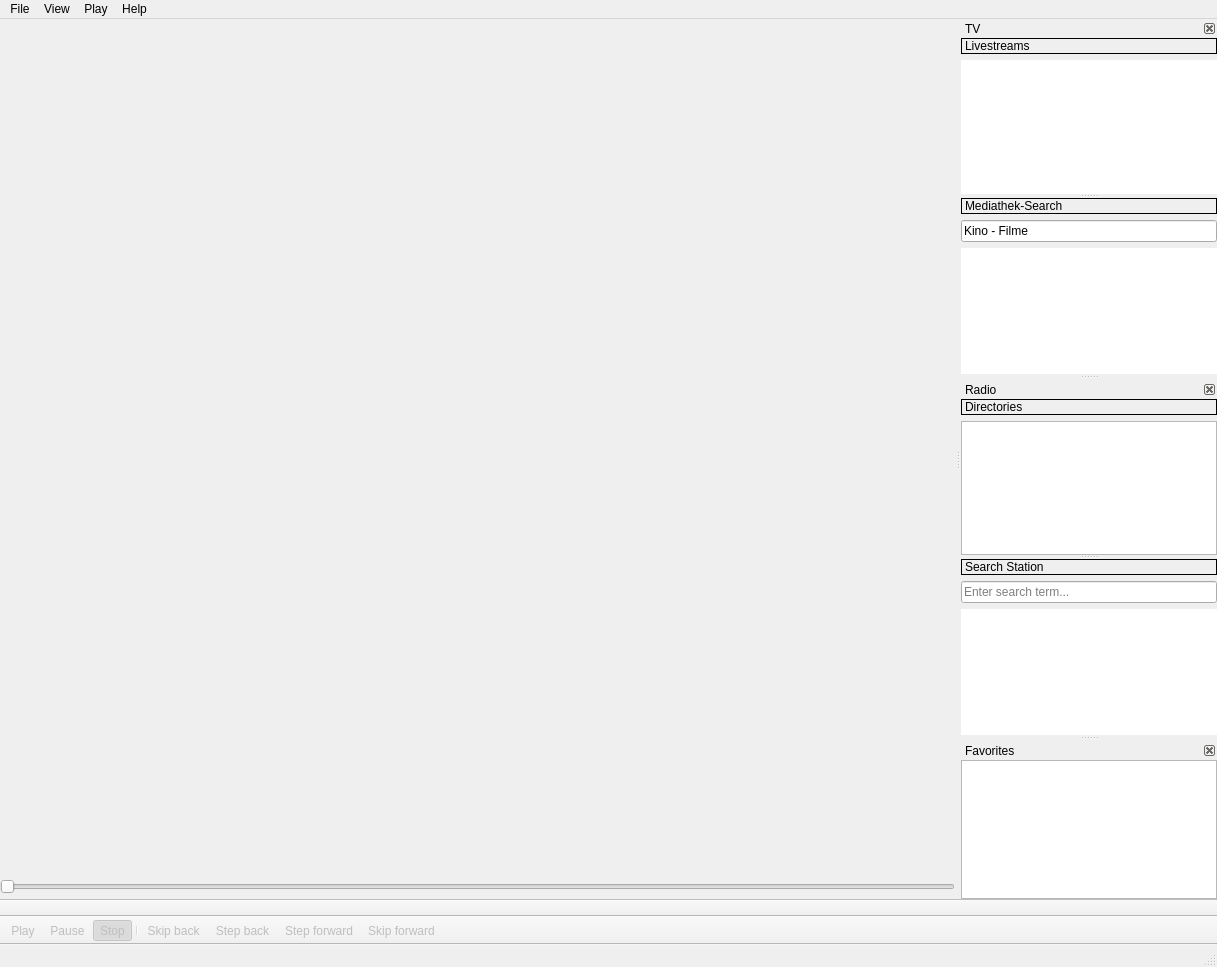
<?xml version="1.0" encoding="UTF-8"?>
<ui version="4.0">
 <class>MainWindow</class>
 <widget class="QMainWindow" name="MainWindow">
  <property name="geometry">
   <rect>
    <x>0</x>
    <y>0</y>
    <width>1217</width>
    <height>967</height>
   </rect>
  </property>
  <property name="minimumSize">
   <size>
    <width>380</width>
    <height>100</height>
   </size>
  </property>
  <property name="contextMenuPolicy">
   <enum>Qt::ActionsContextMenu</enum>
  </property>
  <property name="acceptDrops">
   <bool>true</bool>
  </property>
  <property name="windowTitle">
   <string>MediaPlayerSE</string>
  </property>
  <property name="windowIcon">
   <iconset resource="icons/main.qrc">
    <normaloff>:/icons/app.png</normaloff>:/icons/app.png</iconset>
  </property>
  <widget class="QWidget" name="centralwidget">
   <layout class="QVBoxLayout" name="verticalLayout">
    <property name="spacing">
     <number>0</number>
    </property>
    <property name="leftMargin">
     <number>0</number>
    </property>
    <property name="topMargin">
     <number>0</number>
    </property>
    <property name="rightMargin">
     <number>0</number>
    </property>
    <property name="bottomMargin">
     <number>0</number>
    </property>
    <item>
     <widget class="VideoWidget" name="video_widget" native="true">
      <property name="enabled">
       <bool>true</bool>
      </property>
     </widget>
    </item>
    <item>
     <widget class="ClickableSlider" name="slider_time">
      <property name="enabled">
       <bool>false</bool>
      </property>
      <property name="minimumSize">
       <size>
        <width>0</width>
        <height>24</height>
       </size>
      </property>
      <property name="maximum">
       <number>10000</number>
      </property>
      <property name="orientation">
       <enum>Qt::Horizontal</enum>
      </property>
     </widget>
    </item>
   </layout>
  </widget>
  <widget class="QMenuBar" name="menubar">
   <property name="geometry">
    <rect>
     <x>0</x>
     <y>0</y>
     <width>1217</width>
     <height>21</height>
    </rect>
   </property>
   <widget class="QMenu" name="menuFile">
    <property name="title">
     <string>File</string>
    </property>
    <addaction name="action_open"/>
    <addaction name="action_open_url"/>
    <addaction name="action_close"/>
    <addaction name="separator"/>
    <addaction name="action_show_media_infos"/>
    <addaction name="separator"/>
    <addaction name="action_add_to_favorites"/>
    <addaction name="separator"/>
    <addaction name="action_quit"/>
   </widget>
   <widget class="QMenu" name="menuView">
    <property name="title">
     <string>View</string>
    </property>
    <addaction name="action_toggle_fullscreen"/>
    <addaction name="separator"/>
    <addaction name="action_radio"/>
    <addaction name="action_tv"/>
    <addaction name="action_favorites"/>
   </widget>
   <widget class="QMenu" name="menuPlay">
    <property name="title">
     <string>Play</string>
    </property>
    <addaction name="action_toggle_play"/>
    <addaction name="separator"/>
    <addaction name="action_step_forward"/>
    <addaction name="action_step_back"/>
    <addaction name="separator"/>
    <addaction name="action_skip_forward"/>
    <addaction name="action_skip_back"/>
    <addaction name="separator"/>
    <addaction name="action_volume_up"/>
    <addaction name="action_volume_down"/>
    <addaction name="action_toggle_mute"/>
   </widget>
   <widget class="QMenu" name="menuHelp">
    <property name="title">
     <string>Help</string>
    </property>
    <addaction name="action_about"/>
   </widget>
   <addaction name="menuFile"/>
   <addaction name="menuView"/>
   <addaction name="menuPlay"/>
   <addaction name="menuHelp"/>
  </widget>
  <widget class="QStatusBar" name="statusbar"/>
  <widget class="QToolBar" name="toolBar">
   <property name="windowTitle">
    <string>toolBar</string>
   </property>
   <property name="movable">
    <bool>false</bool>
   </property>
   <property name="allowedAreas">
    <set>Qt::BottomToolBarArea</set>
   </property>
   <attribute name="toolBarArea">
    <enum>BottomToolBarArea</enum>
   </attribute>
   <attribute name="toolBarBreak">
    <bool>false</bool>
   </attribute>
   <addaction name="action_play"/>
   <addaction name="action_pause"/>
   <addaction name="action_stop"/>
   <addaction name="separator"/>
   <addaction name="action_skip_back"/>
   <addaction name="action_step_back"/>
   <addaction name="action_step_forward"/>
   <addaction name="action_skip_forward"/>
  </widget>
  <widget class="QDockWidget" name="dockWidgetTV">
   <property name="features">
    <set>QDockWidget::DockWidgetClosable</set>
   </property>
   <property name="windowTitle">
    <string>TV</string>
   </property>
   <attribute name="dockWidgetArea">
    <number>2</number>
   </attribute>
   <widget class="QWidget" name="dockWidgetContents">
    <layout class="QVBoxLayout" name="verticalLayout_7">
     <property name="leftMargin">
      <number>0</number>
     </property>
     <property name="topMargin">
      <number>0</number>
     </property>
     <property name="rightMargin">
      <number>0</number>
     </property>
     <property name="bottomMargin">
      <number>0</number>
     </property>
     <item>
      <widget class="QSplitter" name="splitterTV">
       <property name="orientation">
        <enum>Qt::Vertical</enum>
       </property>
       <widget class="QWidget" name="verticalLayoutWidget_4">
        <layout class="QVBoxLayout" name="verticalLayout_3">
         <item>
          <widget class="QLabel" name="label_3">
           <property name="autoFillBackground">
            <bool>true</bool>
           </property>
           <property name="frameShape">
            <enum>QFrame::Box</enum>
           </property>
           <property name="text">
            <string>Livestreams</string>
           </property>
          </widget>
         </item>
         <item>
          <widget class="QListWidget" name="listWidgetTVLivestreams">
           <property name="frameShape">
            <enum>QFrame::NoFrame</enum>
           </property>
           <property name="frameShadow">
            <enum>QFrame::Plain</enum>
           </property>
           <property name="editTriggers">
            <set>QAbstractItemView::NoEditTriggers</set>
           </property>
           <property name="sortingEnabled">
            <bool>true</bool>
           </property>
          </widget>
         </item>
        </layout>
       </widget>
       <widget class="QWidget" name="verticalLayoutWidget_2">
        <layout class="QVBoxLayout" name="verticalLayout_2">
         <item>
          <widget class="QLabel" name="label_2">
           <property name="autoFillBackground">
            <bool>true</bool>
           </property>
           <property name="frameShape">
            <enum>QFrame::Box</enum>
           </property>
           <property name="text">
            <string>Mediathek-Search</string>
           </property>
          </widget>
         </item>
         <item>
          <widget class="QLineEdit" name="lineEditTVSearch">
           <property name="text">
            <string>Kino - Filme</string>
           </property>
           <property name="placeholderText">
            <string>Enter search term...</string>
           </property>
          </widget>
         </item>
         <item>
          <widget class="QListWidget" name="listWidgetTVSearchResults">
           <property name="frameShape">
            <enum>QFrame::NoFrame</enum>
           </property>
           <property name="sortingEnabled">
            <bool>true</bool>
           </property>
          </widget>
         </item>
        </layout>
       </widget>
      </widget>
     </item>
    </layout>
   </widget>
  </widget>
  <widget class="QToolBar" name="toolBarSlider">
   <property name="windowTitle">
    <string>toolBar_2</string>
   </property>
   <property name="movable">
    <bool>false</bool>
   </property>
   <property name="allowedAreas">
    <set>Qt::BottomToolBarArea</set>
   </property>
   <property name="floatable">
    <bool>false</bool>
   </property>
   <attribute name="toolBarArea">
    <enum>BottomToolBarArea</enum>
   </attribute>
   <attribute name="toolBarBreak">
    <bool>true</bool>
   </attribute>
  </widget>
  <widget class="QDockWidget" name="dockWidgetRadio">
   <property name="features">
    <set>QDockWidget::DockWidgetClosable</set>
   </property>
   <property name="allowedAreas">
    <set>Qt::RightDockWidgetArea</set>
   </property>
   <property name="windowTitle">
    <string>Radio</string>
   </property>
   <attribute name="dockWidgetArea">
    <number>2</number>
   </attribute>
   <widget class="QWidget" name="dockWidgetContents_3">
    <layout class="QVBoxLayout" name="verticalLayout_6">
     <property name="leftMargin">
      <number>0</number>
     </property>
     <property name="topMargin">
      <number>0</number>
     </property>
     <property name="rightMargin">
      <number>0</number>
     </property>
     <property name="bottomMargin">
      <number>0</number>
     </property>
     <item>
      <widget class="QSplitter" name="splitterRadio">
       <property name="orientation">
        <enum>Qt::Vertical</enum>
       </property>
       <widget class="QWidget" name="verticalLayoutWidget_3">
        <layout class="QVBoxLayout" name="verticalLayout_5">
         <item>
          <widget class="QLabel" name="label_4">
           <property name="autoFillBackground">
            <bool>true</bool>
           </property>
           <property name="frameShape">
            <enum>QFrame::Box</enum>
           </property>
           <property name="text">
            <string>Directories</string>
           </property>
          </widget>
         </item>
         <item>
          <widget class="QTreeWidget" name="treeWidgetRadioDirectories">
           <property name="sortingEnabled">
            <bool>true</bool>
           </property>
           <attribute name="headerVisible">
            <bool>false</bool>
           </attribute>
           <column>
            <property name="text">
             <string notr="true">1</string>
            </property>
           </column>
          </widget>
         </item>
        </layout>
       </widget>
       <widget class="QWidget" name="verticalLayoutWidget">
        <layout class="QVBoxLayout" name="verticalLayout_4">
         <item>
          <widget class="QLabel" name="label">
           <property name="autoFillBackground">
            <bool>true</bool>
           </property>
           <property name="frameShape">
            <enum>QFrame::Box</enum>
           </property>
           <property name="text">
            <string>Search Station</string>
           </property>
          </widget>
         </item>
         <item>
          <widget class="QLineEdit" name="lineEditRadioSearch">
           <property name="placeholderText">
            <string>Enter search term...</string>
           </property>
          </widget>
         </item>
         <item>
          <widget class="QListWidget" name="listWidgetRadioSearchResults">
           <property name="frameShape">
            <enum>QFrame::NoFrame</enum>
           </property>
           <property name="sortingEnabled">
            <bool>true</bool>
           </property>
          </widget>
         </item>
        </layout>
       </widget>
      </widget>
     </item>
    </layout>
   </widget>
  </widget>
  <widget class="QDockWidget" name="dockWidgetFavorites">
   <property name="features">
    <set>QDockWidget::DockWidgetClosable</set>
   </property>
   <property name="allowedAreas">
    <set>Qt::RightDockWidgetArea</set>
   </property>
   <property name="windowTitle">
    <string>Favorites</string>
   </property>
   <attribute name="dockWidgetArea">
    <number>2</number>
   </attribute>
   <widget class="QWidget" name="dockWidgetContents_4">
    <layout class="QVBoxLayout" name="verticalLayout_8">
     <property name="leftMargin">
      <number>0</number>
     </property>
     <property name="topMargin">
      <number>0</number>
     </property>
     <property name="rightMargin">
      <number>0</number>
     </property>
     <property name="bottomMargin">
      <number>0</number>
     </property>
     <item>
      <widget class="QListWidget" name="listWidgetFavorites">
       <property name="contextMenuPolicy">
        <enum>Qt::CustomContextMenu</enum>
       </property>
       <property name="editTriggers">
        <set>QAbstractItemView::EditKeyPressed|QAbstractItemView::SelectedClicked</set>
       </property>
       <property name="sortingEnabled">
        <bool>true</bool>
       </property>
      </widget>
     </item>
    </layout>
   </widget>
  </widget>
  <action name="action_open">
   <property name="text">
    <string>&amp;Open Media File...</string>
   </property>
   <property name="shortcut">
    <string>Ctrl+O</string>
   </property>
   <property name="shortcutContext">
    <enum>Qt::ApplicationShortcut</enum>
   </property>
  </action>
  <action name="action_close">
   <property name="enabled">
    <bool>false</bool>
   </property>
   <property name="text">
    <string>&amp;Close</string>
   </property>
   <property name="shortcut">
    <string>Ctrl+W</string>
   </property>
   <property name="shortcutContext">
    <enum>Qt::ApplicationShortcut</enum>
   </property>
  </action>
  <action name="action_quit">
   <property name="text">
    <string>&amp;Quit</string>
   </property>
  </action>
  <action name="action_toggle_fullscreen">
   <property name="enabled">
    <bool>false</bool>
   </property>
   <property name="text">
    <string>Fullscreen</string>
   </property>
   <property name="shortcut">
    <string>F11</string>
   </property>
   <property name="shortcutContext">
    <enum>Qt::ApplicationShortcut</enum>
   </property>
  </action>
  <action name="action_toggle_play">
   <property name="enabled">
    <bool>false</bool>
   </property>
   <property name="text">
    <string>Play/Pause</string>
   </property>
   <property name="shortcut">
    <string>Space</string>
   </property>
   <property name="shortcutContext">
    <enum>Qt::ApplicationShortcut</enum>
   </property>
   <property name="autoRepeat">
    <bool>false</bool>
   </property>
  </action>
  <action name="action_volume_up">
   <property name="text">
    <string>Volume up</string>
   </property>
   <property name="shortcut">
    <string>Up</string>
   </property>
   <property name="shortcutContext">
    <enum>Qt::ApplicationShortcut</enum>
   </property>
  </action>
  <action name="action_volume_down">
   <property name="text">
    <string>Volume down</string>
   </property>
   <property name="shortcut">
    <string>Down</string>
   </property>
   <property name="shortcutContext">
    <enum>Qt::ApplicationShortcut</enum>
   </property>
  </action>
  <action name="action_toggle_mute">
   <property name="checkable">
    <bool>true</bool>
   </property>
   <property name="icon">
    <iconset resource="icons/main.qrc">
     <normaloff>:/icons/volume.png</normaloff>
     <normalon>:/icons/volume_mute.png</normalon>:/icons/volume.png</iconset>
   </property>
   <property name="text">
    <string>Mute/Unmute</string>
   </property>
   <property name="shortcut">
    <string>M</string>
   </property>
   <property name="shortcutContext">
    <enum>Qt::ApplicationShortcut</enum>
   </property>
  </action>
  <action name="action_about">
   <property name="text">
    <string>&amp;About</string>
   </property>
   <property name="shortcut">
    <string>F1</string>
   </property>
   <property name="shortcutContext">
    <enum>Qt::ApplicationShortcut</enum>
   </property>
  </action>
  <action name="action_play">
   <property name="checkable">
    <bool>true</bool>
   </property>
   <property name="enabled">
    <bool>false</bool>
   </property>
   <property name="icon">
    <iconset resource="icons/main.qrc">
     <normaloff>:/icons/play.png</normaloff>:/icons/play.png</iconset>
   </property>
   <property name="text">
    <string>Play</string>
   </property>
  </action>
  <action name="action_pause">
   <property name="checkable">
    <bool>true</bool>
   </property>
   <property name="enabled">
    <bool>false</bool>
   </property>
   <property name="icon">
    <iconset resource="icons/main.qrc">
     <normaloff>:/icons/pause.png</normaloff>:/icons/pause.png</iconset>
   </property>
   <property name="text">
    <string>Pause</string>
   </property>
  </action>
  <action name="action_stop">
   <property name="checkable">
    <bool>true</bool>
   </property>
   <property name="checked">
    <bool>true</bool>
   </property>
   <property name="enabled">
    <bool>false</bool>
   </property>
   <property name="icon">
    <iconset resource="icons/main.qrc">
     <normaloff>:/icons/stop.png</normaloff>:/icons/stop.png</iconset>
   </property>
   <property name="text">
    <string>Stop</string>
   </property>
  </action>
  <action name="action_step_back">
   <property name="enabled">
    <bool>false</bool>
   </property>
   <property name="icon">
    <iconset resource="icons/main.qrc">
     <normaloff>:/icons/step_back.png</normaloff>:/icons/step_back.png</iconset>
   </property>
   <property name="text">
    <string>Step back</string>
   </property>
   <property name="shortcut">
    <string>Left</string>
   </property>
   <property name="shortcutContext">
    <enum>Qt::ApplicationShortcut</enum>
   </property>
  </action>
  <action name="action_step_forward">
   <property name="enabled">
    <bool>false</bool>
   </property>
   <property name="icon">
    <iconset resource="icons/main.qrc">
     <normaloff>:/icons/step_forward.png</normaloff>:/icons/step_forward.png</iconset>
   </property>
   <property name="text">
    <string>Step forward</string>
   </property>
   <property name="shortcut">
    <string>Right</string>
   </property>
   <property name="shortcutContext">
    <enum>Qt::ApplicationShortcut</enum>
   </property>
  </action>
  <action name="action_skip_back">
   <property name="enabled">
    <bool>false</bool>
   </property>
   <property name="icon">
    <iconset resource="icons/main.qrc">
     <normaloff>:/icons/skip_back.png</normaloff>:/icons/skip_back.png</iconset>
   </property>
   <property name="text">
    <string>Skip back</string>
   </property>
   <property name="shortcut">
    <string>Shift+Left</string>
   </property>
   <property name="shortcutContext">
    <enum>Qt::ApplicationShortcut</enum>
   </property>
  </action>
  <action name="action_skip_forward">
   <property name="enabled">
    <bool>false</bool>
   </property>
   <property name="icon">
    <iconset resource="icons/main.qrc">
     <normaloff>:/icons/skip_forward.png</normaloff>:/icons/skip_forward.png</iconset>
   </property>
   <property name="text">
    <string>Skip forward</string>
   </property>
   <property name="shortcut">
    <string>Shift+Right</string>
   </property>
   <property name="shortcutContext">
    <enum>Qt::ApplicationShortcut</enum>
   </property>
  </action>
  <action name="action_toggle_show_msecs">
   <property name="checkable">
    <bool>true</bool>
   </property>
   <property name="text">
    <string>Show milliseconds</string>
   </property>
   <property name="shortcut">
    <string>T</string>
   </property>
   <property name="shortcutContext">
    <enum>Qt::ApplicationShortcut</enum>
   </property>
  </action>
  <action name="action_show_media_infos">
   <property name="enabled">
    <bool>false</bool>
   </property>
   <property name="text">
    <string>Show Media Infos</string>
   </property>
   <property name="shortcut">
    <string>Ctrl+I</string>
   </property>
   <property name="shortcutContext">
    <enum>Qt::ApplicationShortcut</enum>
   </property>
  </action>
  <action name="action_open_url">
   <property name="text">
    <string>Open &amp;URL...</string>
   </property>
   <property name="shortcut">
    <string>Ctrl+U</string>
   </property>
  </action>
  <action name="action_tv">
   <property name="checkable">
    <bool>true</bool>
   </property>
   <property name="checked">
    <bool>false</bool>
   </property>
   <property name="text">
    <string>&amp;TV</string>
   </property>
   <property name="shortcut">
    <string>Ctrl+T</string>
   </property>
   <property name="shortcutContext">
    <enum>Qt::ApplicationShortcut</enum>
   </property>
  </action>
  <action name="action_radio">
   <property name="checkable">
    <bool>true</bool>
   </property>
   <property name="checked">
    <bool>false</bool>
   </property>
   <property name="text">
    <string>&amp;Radio</string>
   </property>
   <property name="shortcut">
    <string>Ctrl+R</string>
   </property>
   <property name="shortcutContext">
    <enum>Qt::ApplicationShortcut</enum>
   </property>
  </action>
  <action name="action_favorites">
   <property name="checkable">
    <bool>true</bool>
   </property>
   <property name="text">
    <string>&amp;Favorites</string>
   </property>
   <property name="shortcut">
    <string>Ctrl+F</string>
   </property>
  </action>
  <action name="action_add_to_favorites">
   <property name="enabled">
    <bool>false</bool>
   </property>
   <property name="text">
    <string>Add to &amp;Favorites</string>
   </property>
   <property name="shortcut">
    <string>Ctrl+D</string>
   </property>
  </action>
 </widget>
 <customwidgets>
  <customwidget>
   <class>ClickableSlider</class>
   <extends>QSlider</extends>
   <header>clickableslider</header>
  </customwidget>
  <customwidget>
   <class>VideoWidget</class>
   <extends>QWidget</extends>
   <header>videowidget.h</header>
   <container>1</container>
  </customwidget>
 </customwidgets>
 <resources>
  <include location="icons/main.qrc"/>
 </resources>
 <connections>
  <connection>
   <sender>action_quit</sender>
   <signal>triggered()</signal>
   <receiver>MainWindow</receiver>
   <slot>close()</slot>
   <hints>
    <hint type="sourcelabel">
     <x>-1</x>
     <y>-1</y>
    </hint>
    <hint type="destinationlabel">
     <x>399</x>
     <y>299</y>
    </hint>
   </hints>
  </connection>
 </connections>
</ui>
